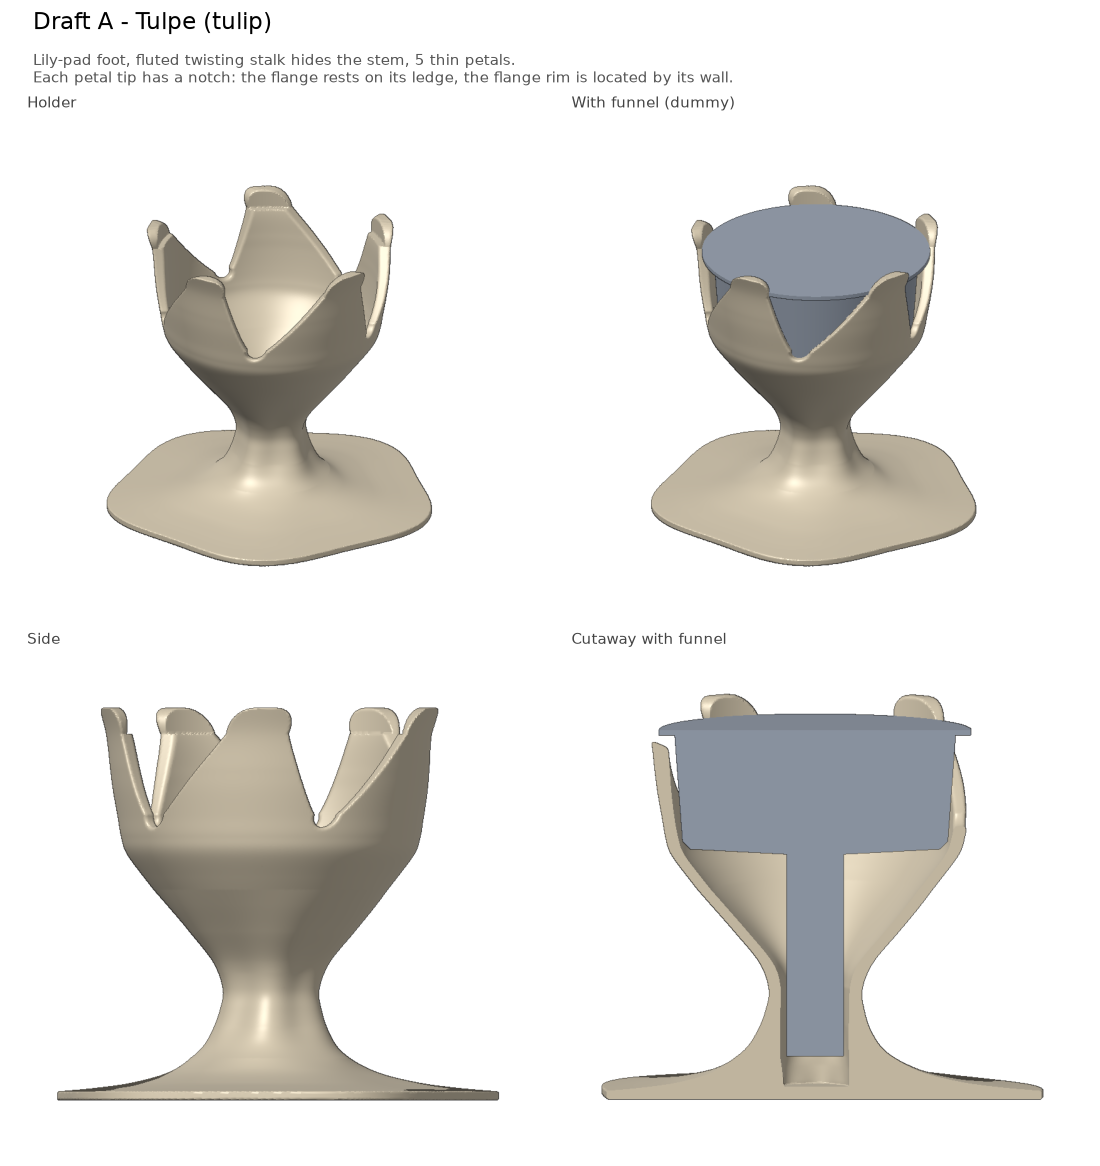

Write the Python code that produced this figure.
# /// script
# requires-python = ">=3.10"
# dependencies = ["numpy", "scipy", "scikit-image", "manifold3d", "trimesh", "matplotlib"]
# ///
"""Draft A - "Tulpe" (tulip): lily-pad foot, slender fluted stalk that hides
the stem, five thin petals with a gentle twist. Each petal tip has a notch:
the flange rests on its ledge and the flange rim is located by its wall.

    uv run draft_a_tulip.py
"""
import math
import os

import numpy as np

import organic as O

HERE = os.path.dirname(os.path.abspath(__file__))
NAME = "draft_a_tulip"
FLOOR = 2.4
ZT = O.z_top(FLOOR)              # flange underside
ZB = ZT - O.FUNNEL["basket_h"]   # basket bottom
ZTIP = ZT + 5.0                  # petal tips rise past the flange
N_PET = 5
SWIRL = 0.6                      # twist, degrees per mm of height
GAP_R = 2.5                      # radius of the rounded gap bottoms
ZG = ZB + 4.0                    # gap bottoms
PETAL_HW = 5.0                   # petal half width at the flange (mm)

BORE_R = 6.6                     # stalk bore around the stem
# inner surface (r, z); the flare stays at <= 40 deg so it prints without support
INNER = [(BORE_R, ZB - 27), (7.3, ZB - 24), (9.0, ZB - 21), (13.2, ZB - 16), (17.6, ZB - 10.8),
         (21.8, ZB - 5.6), (25.2, ZB - 1.0), (26.3, ZB + 2.2), (27.0, ZB + 6), (27.6, ZB + 11),
         (27.9, ZB + 15), (28.6, ZT), (30.8, ZTIP + 1)]


def wall(z):
    return float(np.interp(z, [ZB - 24, ZB - 12, ZB + 6, ZT - 2, ZTIP], [2.6, 2.6, 2.4, 3.2, 2.8]))


def inner_r(z):
    p = O.sample_path([(r, 0, zz) for r, zz in INNER], step=0.2)
    return float(np.interp(z, p[:, 2], p[:, 0]))


def section():
    """Closed (r, z) outline of the plain (un-fluted, un-cut) body."""
    outer_ctrl = [(44, 0, 1.6), (36, 0, 2.3), (28, 0, 3.4), (20, 0, 5.5), (14, 0, 9),
                  (11, 0, 13), (9.4, 0, 17.5), (9.0, 0, ZB - 27)]
    outer_ctrl += [(inner_r(z) + wall(z), 0, z) for z in
                   (ZB - 22, ZB - 16, ZB - 10.8, ZB - 5.6, ZB - 1.0, ZB + 2.2, ZB + 6, ZB + 11,
                    ZB + 15, ZT, ZTIP + 1)]
    outer = O.sample_path(outer_ctrl, step=0.3)[:, [0, 2]]
    inner = O.sample_path([(r, 0, z) for r, z in INNER], step=0.3)[:, [0, 2]][::-1]
    return np.vstack([[(0, 0), (44, 0)], outer, inner, [(BORE_R, FLOOR), (0, FLOOR)]])


def swirl(z):
    return SWIRL * (z - ZB)


def gap_sdf(s, z):
    """Gap between petals in the unrolled (arc length s, z) plane."""
    zc = ZG + GAP_R
    half = math.pi / N_PET * 29.5                      # half pitch at petal radius
    t = np.clip((z - zc) / (ZT - zc), 0, 1)
    w = GAP_R + (half - PETAL_HW - GAP_R) * t ** 0.9
    q = np.clip((z - ZT) / (ZTIP - ZT), 0, 1)
    w = np.where(z > ZT, half - PETAL_HW * np.sqrt(np.clip(1 - q * q, 0, 1)), w)
    return np.where(z < zc, np.hypot(s, z - zc) - GAP_R, s - w)


def build():
    rz = O.RZField(section(), h=0.08)
    f = O.Field((-46, -46, -1), (46, 46, ZTIP + 2), 0.3)
    nz = f.n[2]
    for z0 in range(0, nz, 16):
        sl = (slice(0, f.n[0]), slice(0, f.n[1]), slice(z0, min(z0 + 16, nz)))
        X, Y, Z = f.coords(sl)
        r = np.hypot(X, Y)
        th = np.degrees(np.arctan2(Y, X))
        # fluting on the stalk, lily-pad lobes on the foot
        a = np.interp(Z, [6, 14, ZB - 24, ZB - 8], [0, 0.06, 0.06, 0])
        flute = 1 + a * np.cos(np.radians(N_PET * (th - swirl(Z))))
        wf = np.clip(1 - (Z - 3) / 5, 0, 1)
        pad = 1 + wf * 0.055 * (1 - np.cos(np.radians(N_PET * (th - 36 - swirl(0.0)))))
        d = rz(r * pad / flute, Z)
        # petal gaps (soft edged)
        u = np.mod(th - swirl(Z) - 180 / N_PET, 360 / N_PET) - 180 / N_PET
        g = gap_sdf(np.abs(np.radians(u)) * r, Z)
        f.d[sl] = -O.smin(-d, g, 0.8)
    O.finish_flange_seat(f, ZT, ZTIP)
    return O.to_manifold(f)


if __name__ == "__main__":
    shape = build()
    O.report(NAME, shape, ZT)
    O.export_stl(shape, O.out_path(HERE, NAME, "stl"), ZT)
    O.preview_sheet(O.out_path(HERE, NAME, "png"), "Draft A - Tulpe (tulip)", shape, ZT,
                    "Lily-pad foot, fluted twisting stalk hides the stem, 5 thin petals.\n"
                    "Each petal tip has a notch: the flange rests on its ledge, the flange rim is located by its wall.")
